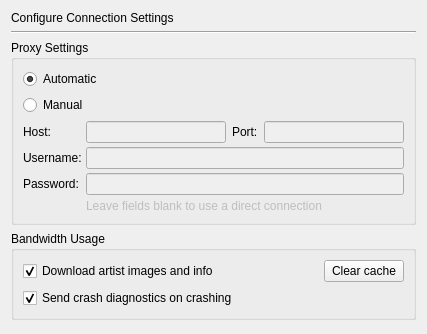
<ui version="4.0" >
 <class>SettingsDialogConnection</class>
 <widget class="QWidget" name="SettingsDialogConnection" >
  <property name="geometry" >
   <rect>
    <x>0</x>
    <y>0</y>
    <width>427</width>
    <height>334</height>
   </rect>
  </property>
  <property name="windowTitle" >
   <string>Form</string>
  </property>
  <layout class="QVBoxLayout" >
   <property name="spacing" >
    <number>6</number>
   </property>
   <item>
    <widget class="QLabel" name="heading" >
     <property name="text" >
      <string>Configure Connection Settings</string>
     </property>
     <property name="alignment" >
      <set>Qt::AlignLeading|Qt::AlignLeft|Qt::AlignVCenter</set>
     </property>
    </widget>
   </item>
   <item>
    <widget class="Line" name="line" >
     <property name="orientation" >
      <enum>Qt::Horizontal</enum>
     </property>
    </widget>
   </item>
   <item>
    <widget class="QGroupBox" name="proxyBox" >
     <property name="sizePolicy" >
      <sizepolicy vsizetype="Preferred" hsizetype="MinimumExpanding" >
       <horstretch>0</horstretch>
       <verstretch>0</verstretch>
      </sizepolicy>
     </property>
     <property name="title" >
      <string>Proxy Settings</string>
     </property>
     <property name="checkable" >
      <bool>false</bool>
     </property>
     <property name="checked" >
      <bool>false</bool>
     </property>
     <layout class="QVBoxLayout" >
      <property name="spacing" >
       <number>6</number>
      </property>
      <property name="leftMargin" >
       <number>9</number>
      </property>
      <property name="topMargin" >
       <number>9</number>
      </property>
      <property name="rightMargin" >
       <number>9</number>
      </property>
      <property name="bottomMargin" >
       <number>9</number>
      </property>
      <item>
       <widget class="QRadioButton" name="automaticProxyButton" >
        <property name="text" >
         <string>Automatic</string>
        </property>
        <property name="checked" >
         <bool>true</bool>
        </property>
       </widget>
      </item>
      <item>
       <widget class="QRadioButton" name="manualProxyButton" >
        <property name="text" >
         <string>Manual</string>
        </property>
       </widget>
      </item>
      <item>
       <layout class="QGridLayout" >
        <property name="leftMargin" >
         <number>0</number>
        </property>
        <property name="topMargin" >
         <number>0</number>
        </property>
        <property name="rightMargin" >
         <number>0</number>
        </property>
        <property name="bottomMargin" >
         <number>0</number>
        </property>
        <property name="horizontalSpacing" >
         <number>4</number>
        </property>
        <property name="verticalSpacing" >
         <number>4</number>
        </property>
        <item row="0" column="0" >
         <widget class="QLabel" name="label_2_2_2_2" >
          <property name="text" >
           <string>Host:</string>
          </property>
         </widget>
        </item>
        <item row="1" column="1" >
         <widget class="QLineEdit" name="proxyUsernameEdit" >
          <property name="enabled" >
           <bool>false</bool>
          </property>
          <property name="echoMode" >
           <enum>QLineEdit::Normal</enum>
          </property>
         </widget>
        </item>
        <item row="0" column="1" >
         <layout class="QHBoxLayout" >
          <property name="spacing" >
           <number>6</number>
          </property>
          <property name="leftMargin" >
           <number>0</number>
          </property>
          <property name="topMargin" >
           <number>0</number>
          </property>
          <property name="rightMargin" >
           <number>0</number>
          </property>
          <property name="bottomMargin" >
           <number>0</number>
          </property>
          <item>
           <widget class="QLineEdit" name="proxyHostEdit" >
            <property name="enabled" >
             <bool>false</bool>
            </property>
            <property name="echoMode" >
             <enum>QLineEdit::Normal</enum>
            </property>
           </widget>
          </item>
          <item>
           <widget class="QLabel" name="label_2_2_2_2_2" >
            <property name="text" >
             <string>Port:</string>
            </property>
           </widget>
          </item>
          <item>
           <widget class="QLineEdit" name="proxyPortEdit" >
            <property name="enabled" >
             <bool>false</bool>
            </property>
            <property name="inputMask" >
             <string>00000; </string>
            </property>
            <property name="echoMode" >
             <enum>QLineEdit::Normal</enum>
            </property>
           </widget>
          </item>
         </layout>
        </item>
        <item row="3" column="1" >
         <widget class="QLabel" name="noProxyTipLabel" >
          <property name="enabled" >
           <bool>false</bool>
          </property>
          <property name="text" >
           <string>Leave fields blank to use a direct connection</string>
          </property>
         </widget>
        </item>
        <item row="2" column="1" >
         <widget class="QLineEdit" name="proxyPasswordEdit" >
          <property name="enabled" >
           <bool>false</bool>
          </property>
          <property name="echoMode" >
           <enum>QLineEdit::Password</enum>
          </property>
         </widget>
        </item>
        <item row="2" column="0" >
         <widget class="QLabel" name="label_2_2" >
          <property name="text" >
           <string>Password:</string>
          </property>
         </widget>
        </item>
        <item row="1" column="0" >
         <widget class="QLabel" name="label_2_2_2" >
          <property name="text" >
           <string>Username:</string>
          </property>
         </widget>
        </item>
       </layout>
      </item>
     </layout>
    </widget>
   </item>
   <item>
    <widget class="QGroupBox" name="groupBox" >
     <property name="title" >
      <string>Bandwidth Usage</string>
     </property>
     <layout class="QVBoxLayout" >
      <property name="spacing" >
       <number>6</number>
      </property>
      <property name="leftMargin" >
       <number>9</number>
      </property>
      <property name="topMargin" >
       <number>9</number>
      </property>
      <property name="rightMargin" >
       <number>9</number>
      </property>
      <property name="bottomMargin" >
       <number>9</number>
      </property>
      <item>
       <layout class="QHBoxLayout" >
        <property name="spacing" >
         <number>6</number>
        </property>
        <property name="leftMargin" >
         <number>0</number>
        </property>
        <property name="topMargin" >
         <number>0</number>
        </property>
        <property name="rightMargin" >
         <number>0</number>
        </property>
        <property name="bottomMargin" >
         <number>0</number>
        </property>
        <item>
         <widget class="QCheckBox" name="downloadMetadataCheck" >
          <property name="sizePolicy" >
           <sizepolicy vsizetype="Fixed" hsizetype="Expanding" >
            <horstretch>0</horstretch>
            <verstretch>0</verstretch>
           </sizepolicy>
          </property>
          <property name="text" >
           <string>Download artist images and info</string>
          </property>
          <property name="checked" >
           <bool>true</bool>
          </property>
         </widget>
        </item>
        <item>
         <widget class="QPushButton" name="clearCacheButton" >
          <property name="text" >
           <string>Clear cache</string>
          </property>
         </widget>
        </item>
       </layout>
      </item>
      <item>
       <widget class="QCheckBox" name="crashReportCheck" >
        <property name="text" >
         <string>Send crash diagnostics on crashing</string>
        </property>
        <property name="checked" >
         <bool>true</bool>
        </property>
       </widget>
      </item>
     </layout>
    </widget>
   </item>
   <item>
    <spacer>
     <property name="orientation" >
      <enum>Qt::Vertical</enum>
     </property>
     <property name="sizeHint" >
      <size>
       <width>382</width>
       <height>31</height>
      </size>
     </property>
    </spacer>
   </item>
  </layout>
 </widget>
 <tabstops>
  <tabstop>automaticProxyButton</tabstop>
  <tabstop>manualProxyButton</tabstop>
  <tabstop>proxyHostEdit</tabstop>
  <tabstop>proxyPortEdit</tabstop>
  <tabstop>proxyUsernameEdit</tabstop>
  <tabstop>proxyPasswordEdit</tabstop>
  <tabstop>downloadMetadataCheck</tabstop>
  <tabstop>clearCacheButton</tabstop>
  <tabstop>crashReportCheck</tabstop>
 </tabstops>
 <resources/>
 <connections>
  <connection>
   <sender>manualProxyButton</sender>
   <signal>toggled(bool)</signal>
   <receiver>proxyHostEdit</receiver>
   <slot>setEnabled(bool)</slot>
   <hints>
    <hint type="sourcelabel" >
     <x>207</x>
     <y>122</y>
    </hint>
    <hint type="destinationlabel" >
     <x>152</x>
     <y>150</y>
    </hint>
   </hints>
  </connection>
  <connection>
   <sender>manualProxyButton</sender>
   <signal>toggled(bool)</signal>
   <receiver>proxyPortEdit</receiver>
   <slot>setEnabled(bool)</slot>
   <hints>
    <hint type="sourcelabel" >
     <x>207</x>
     <y>122</y>
    </hint>
    <hint type="destinationlabel" >
     <x>318</x>
     <y>150</y>
    </hint>
   </hints>
  </connection>
  <connection>
   <sender>manualProxyButton</sender>
   <signal>toggled(bool)</signal>
   <receiver>proxyUsernameEdit</receiver>
   <slot>setEnabled(bool)</slot>
   <hints>
    <hint type="sourcelabel" >
     <x>207</x>
     <y>122</y>
    </hint>
    <hint type="destinationlabel" >
     <x>235</x>
     <y>171</y>
    </hint>
   </hints>
  </connection>
  <connection>
   <sender>manualProxyButton</sender>
   <signal>toggled(bool)</signal>
   <receiver>proxyPasswordEdit</receiver>
   <slot>setEnabled(bool)</slot>
   <hints>
    <hint type="sourcelabel" >
     <x>207</x>
     <y>122</y>
    </hint>
    <hint type="destinationlabel" >
     <x>235</x>
     <y>191</y>
    </hint>
   </hints>
  </connection>
 </connections>
</ui>
